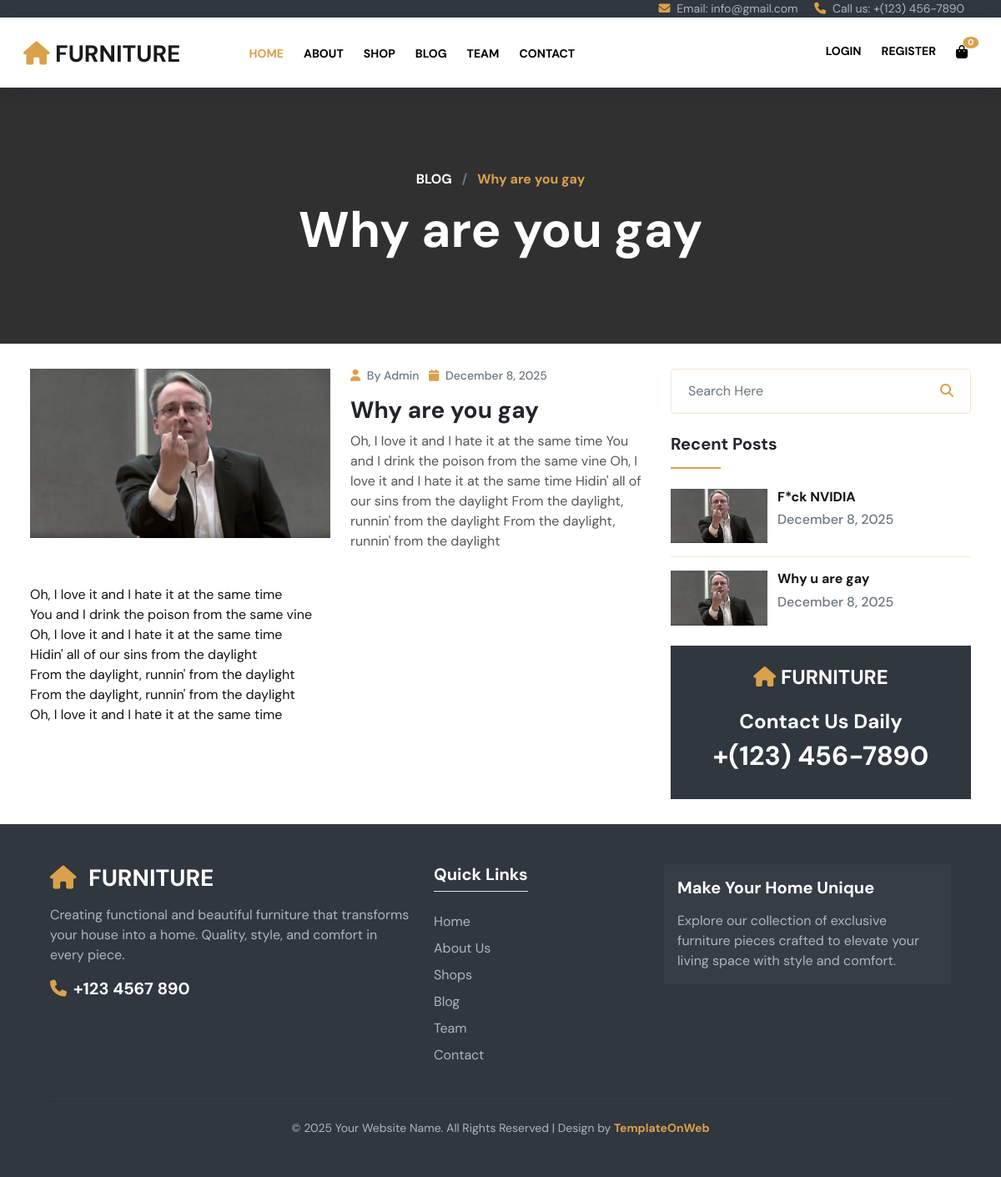
The app's page /blog/2/, older data.
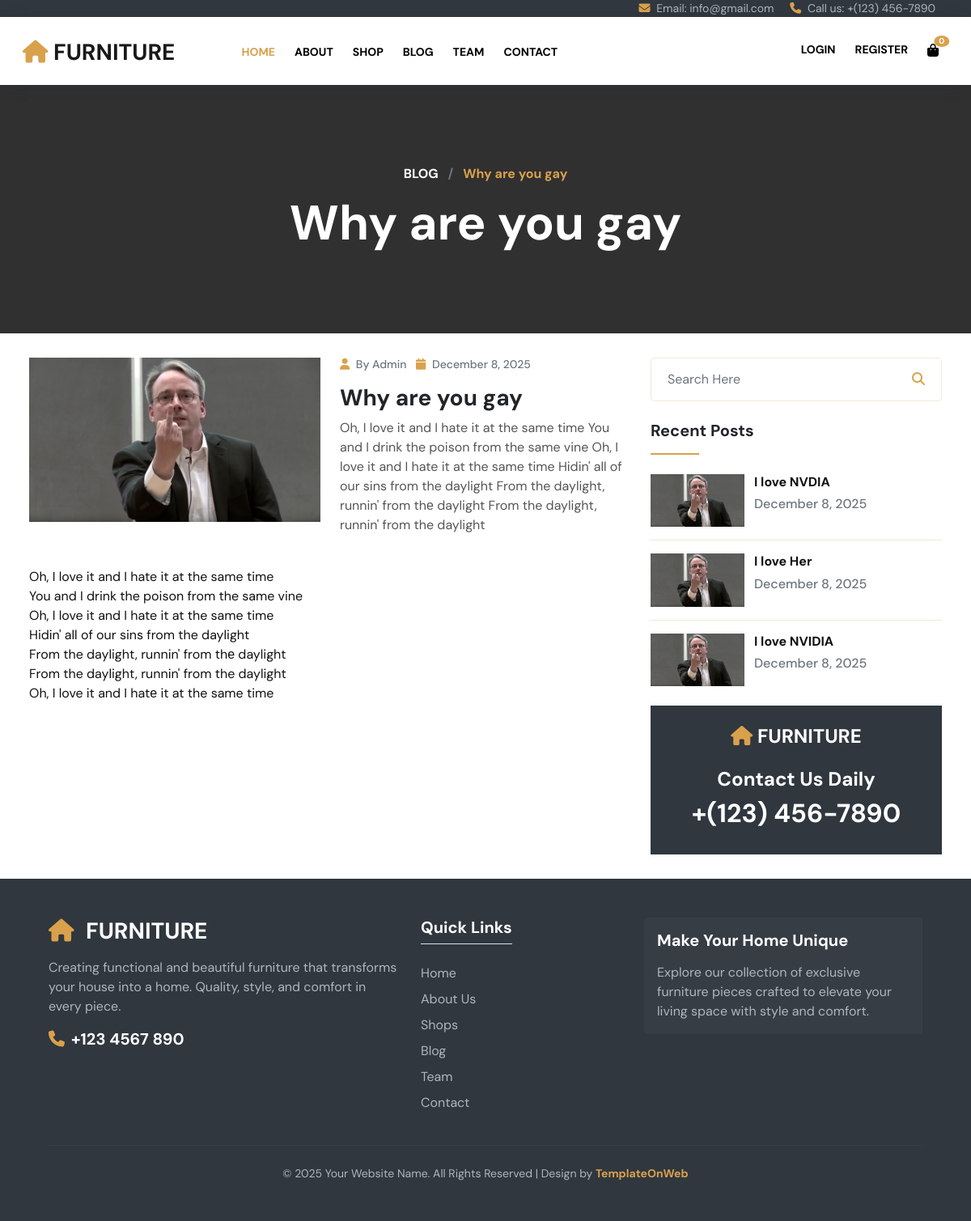
The same page, newer data.
### accounts/models.py (models this page shows, shortened)
class BlogPost(models.Model):
    title = models.CharField(max_length=255)
    slug = models.SlugField(unique=True, help_text="A unique, URL-friendly version of the title.")
    category = models.ForeignKey(BlogCategory, on_delete=models.SET_NULL, null=True, blank=True)
    tags = models.ManyToManyField(BlogTag, blank=True)
    image = models.ImageField(
        upload_to='images/blog/',
        verbose_name="Blog Post Image"
    )
    author = models.CharField(
        max_length=100,
        default="Admin"
    )
    content = RichTextUploadingField(verbose_name="Full Blog Content")
    summary = models.TextField(
        max_length=300,
        help_text="A brief summary for the homepage card."
    )
    comment_count = models.IntegerField(default=0)
    published_date = models.DateTimeField(default=timezone.now)
    class Meta:
        verbose_name = "Blog Post"
        verbose_name_plural = "Blog Posts"
        ordering = ['-published_date']
    def get_absolute_url(self):
        return reverse('blog_detail', kwargs={'id': self.id})

### accounts/views.py (the view)
# urls.py: path('blog/<int:id>/', views.blog_detail, name='blog_detail'),
def blog_detail(request, id):
    post = get_object_or_404(BlogPost, id=id)
    recent_posts = BlogPost.objects.exclude(id=post.id).order_by('-published_date')[:3]
    related_posts = BlogPost.objects.filter(
        category=post.category
    ).exclude(
        id=post.id
    ).order_by('-published_date')[:2]
    categories = BlogCategory.objects.annotate(
        post_count=Count('blogpost')
    ).filter(post_count__gt=0)
    tags = BlogTag.objects.all()
    context = {
        'post': post,
        'recent_posts': recent_posts,     # <<< IMPORTANT
        'related_posts': related_posts,
        'categories': categories,
        'tags': tags,
    }
    return render(request, 'furniture/blog_detail.html', context)

### accounts/context_processors.py (called while the page is built)
def cart_context(request):
    cart = request.session.get('cart', {})
    total_items = sum(item['qty'] for item in cart.values())
    total_price = sum(item['qty'] * item['price'] for item in cart.values())
    return {
        'navbar_cart': cart,
        'navbar_cart_count': total_items,
        'navbar_cart_total': total_price,
    }

### accounts/templates/furniture/blog_detail.html (shortened to what this page needs)
{% load static %}
<!DOCTYPE html>
<html lang="en">
{% include 'furniture/Head.html' %}
<body>
{% include 'furniture/SecTop.html' %}
{% include 'furniture/Header.html' %}
<section id="center" class="center_blog_dt">
 <div class="promo_m center_om">
  <div class="container-fluid">
    <div class="row text-center">
     <div class="col-md-12">
       <h6 class="col_yell fw-bold">
           <a class="text-white" href="{% url 'blog' %}">BLOG</a>
           <span class="mx-2 text-muted">/</span>
           {{ post.title }}
       </h6>
       <h1 class="mb-0 font_60 text-white mt-3">{{ post.title }}</h1>
     </div>
    </div>
  </div>
 </div>
</section>
<section id="blog_pg" class="p_3 px-4">
<div class="container-fluid">
 <div class="row">
  <div class="col-md-8">
    <div class="blog_pg1l">
      <div class="row blog_pg1li">
        <div class="col-md-6">
          <div class="blog_pg1lil">
            <figure class="effect-jazz mb-0">
              <img src="{{ post.image.url }}" class="w-100" alt="{{ post.title }}">
            </figure>
          </div>
        </div>
        <div class="col-md-6">
          <div class="blog_pg1lir">
            <h6 class="font_14 text-muted">
              <i class="fa fa-user col_yell me-1"></i> By {{ post.author }}
              <i class="fa fa-calendar col_yell me-1 ms-2"></i> {{ post.published_date|date:"F j, Y" }}
            </h6>
            <h3 class="mt-3">{{ post.title }}</h3>
            <p>{{ post.summary }}</p>
          </div>
        </div>
      </div>
      <div class="mt-4">
        <p>{{ post.content|safe }}</p>
      </div>
    </div>
  </div>
  <div class="col-md-4">
    <div class="blog_pg1r">
      <form method="GET" action="{% url 'blog' %}">
  <div class="input-group border_1 p-2 rounded-3">
    <input type="text" name="q" class="form-control border-0"
           placeholder="Search Here" value="{{ query }}">
    <button class="btn bg-transparent border-0 col_yell" type="submit">
      <i class="fa fa-search"></i>
    </button>
  </div>
</form>
      <div class="blog_pg1r1 mt-4">
        <h5>Recent Posts</h5>
        <hr class="line mb-4">
        {% for p in recent_posts %}
        <div class="row blog_pg1r1i">
          <div class="col-4 pe-0">
            <figure class="effect-jazz mb-0">
              <a href="{{ p.get_absolute_url }}">
                <img src="{{ p.image.url }}" class="w-100" alt="{{ p.title }}">
              </a>
            </figure>
          </div>
          <div class="col-8">
            <h6 class="fw-bold">
              <a href="{{ p.get_absolute_url }}">{{ p.title|truncatechars:40 }}</a>
            </h6>
            <h6 class="text-muted mb-0">{{ p.published_date|date:"F j, Y" }}</h6>
          </div>
        </div>
        {% if not forloop.last %}<hr>{% endif %}
        {% endfor %}
      </div>
      <div class="blog_pg1r1 mt-4 bg_dark text-center p-4">
        <h4 class="text-white text-uppercase"><i class="fa fa-home col_yell"></i> Furniture</h4>
        <h4 class="mt-4 text-white">Contact Us Daily</h4>
        <h2 class="text-white">+(123) 456-7890</h2>
      </div>
    </div>
  </div>
 </div>
</div>
</section>
{% include 'furniture/Footer.html' %}
</body>
</html>

Row changes from the older to the newer data that the page shows:
no longer on this page (row unchanged): BlogPost: image (picture), title "F*ck NVIDIA", published_date "December 8, 2025"
no longer on this page (row unchanged): BlogPost: image (picture), title "Why u are gay", published_date "December 8, 2025"
added BlogPost: image (picture), title "I love NVDIA", published_date "December 8, 2025"
added BlogPost: image (picture), title "I love Her", published_date "December 8, 2025"
added BlogPost: image (picture), title "I love NVIDIA", published_date "December 8, 2025"
